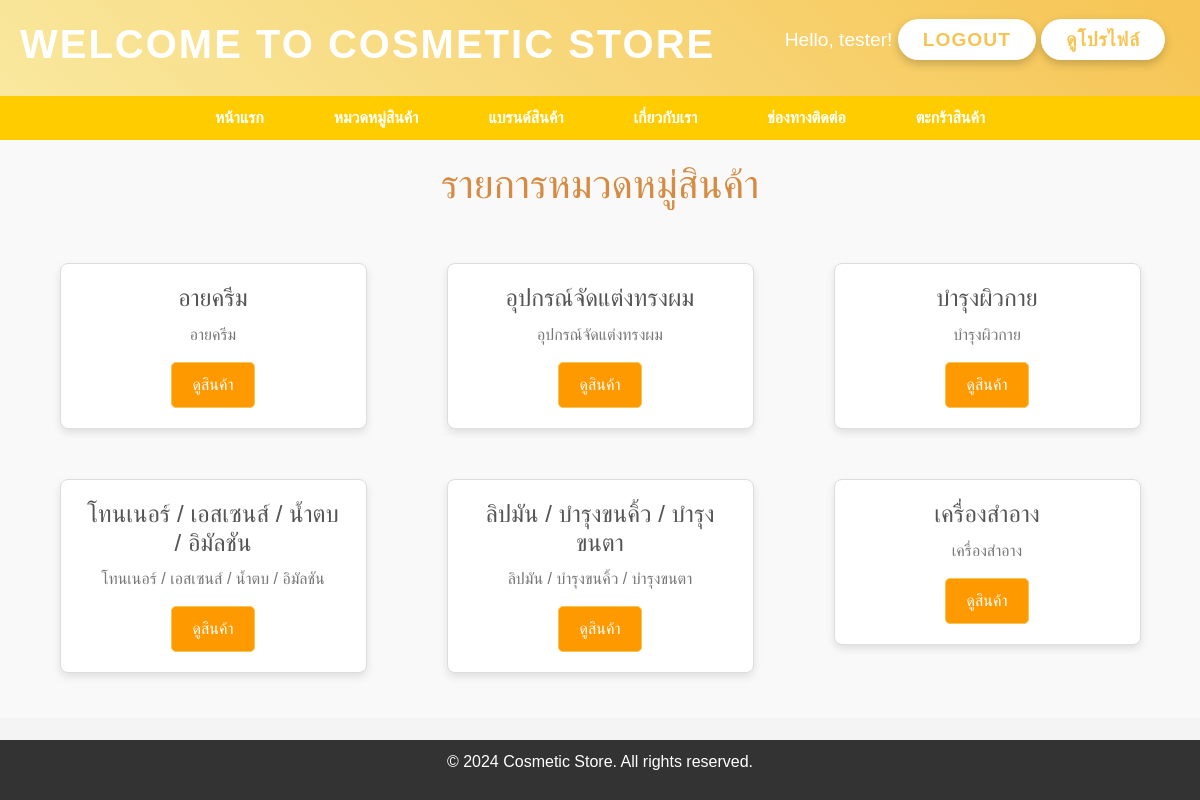
The app's page /categories.php (signed in) with its own data.
### tables this page shows
CREATE TABLE `categories` (
  `category_id` int(11) NOT NULL,
  `category_name` varchar(255) NOT NULL,
  `category_description` text DEFAULT NULL
);

### categories.php (the view, shortened to what this page needs)
<?php
require_once 'db_connect.php';
$sql = "SELECT * FROM Categories";
$result = mysqli_query($conn, $sql);
?>
<!DOCTYPE html>
<html lang="en">
<head>
    <link rel="stylesheet" href="https://stackpath.bootstrapcdn.com/bootstrap/4.5.2/css/bootstrap.min.css">
    <link rel="stylesheet" href="css/styles1.css?v=9999">
</head>
<body>
    <header class="main-header">
    <div class="container">
        <h1 class="store-title">Welcome to Cosmetic Store</h1>
        <div class="user-options">
            <?php if (isset($_SESSION['username'])): ?>
                <p class="user-greeting">Hello, <?php echo $_SESSION['username']; ?>!
                    <a href="logout.php" class="logout-btn">Logout</a>
                    <a href="profile.php" class="profile-btn">ดูโปรไฟล์</a>
                </p>
            <?php else: ?>
                <a href="login.php" class="login-btn">Login</a>
            <?php endif; ?>
        </div>
    </div>
    </header>
    <nav class="navbar">
        <ul>
            <li><a href="index.php">หน้าแรก</a></li>
            <li><a href="categories.php">หมวดหมู่สินค้า</a></li>
            <li><a href="brands.php">แบรนด์สินค้า</a></li>
            <li><a href="about.php">เกี่ยวกับเรา</a></li>
            <li><a href="contact.php">ช่องทางติดต่อ</a></li>
            <?php if (isset($_SESSION['username'])): ?>
                <li><a href="cart.php">ตะกร้าสินค้า</a></li>
            <?php endif; ?>
        </ul>
    </nav>
    <section class="categories">
        <h2>รายการหมวดหมู่สินค้า</h2>
        <div class="row">
            <?php
            if (mysqli_num_rows($result) > 0) {
                while ($row = mysqli_fetch_assoc($result)) {
                    $description = isset($row['category_description']) ? $row['category_description'] : 'ไม่มีคำอธิบาย';
                    $category_id = isset($row['category_id']) ? $row['category_id'] : null;
                    echo "<div class='col-md-4'>";
                    echo "<div class='card' style='margin: 10px;'>";
                    echo "<div class='card-body'>";
                    echo "<h5 class='card-title'>" . htmlspecialchars($row['category_name']) . "</h5>";
                    echo "<p class='card-text'>" . htmlspecialchars($description) . "</p>";
                    if ($category_id) {
                        echo "<a href='products.php?category_id=" . htmlspecialchars($category_id) . "' class='btn btn-primary'>ดูสินค้า</a>";
                    } else {
                        echo "<button class='btn btn-secondary' disabled>ไม่พบหมวดหมู่</button>";
                    }
                    echo "</div></div></div>";
                }
            } else {
                echo "<p>ไม่มีหมวดหมู่สินค้าในขณะนี้</p>";
            }
            ?>
        </div>
    </section>
    <br>
    <footer>
        <p>&copy; 2024 Cosmetic Store. All rights reserved.</p>
    </footer>
</body>
</html>

### css/styles1.css (style rules this page uses)
h2 { color: #d58b41; margin-bottom: 20px; }
h2 { text-align: center; }
body { font-family: Arial, sans-serif; background-color: #f4f4f4; margin: 0; padding: 0; }
.main-header { background: linear-gradient(45deg, #f9e89e, #f6c453); color: white; padding: 20px 0; box-shadow: 0 4px 10px rgba(0, 0, 0, 0.1); position: relative; }
.main-header .container { display: flex; justify-content: space-between; align-items: center; max-width: 1200px; margin: 0 auto; padding: 0 20px; }
.store-title { font-size: 2.5em; font-weight: bold; letter-spacing: 2px; text-transform: uppercase; }
.user-options { display: flex; align-items: center; }
.user-greeting { font-size: 1.2em; margin-right: 15px; }
.login-btn, .logout-btn, .profile-btn { background-color: #fff; color: #f6c453; padding: 10px 25px; border-radius: 30px; text-transform: uppercase; font-weight: bold; letter-spacing: 1px; box-shadow: 0 4px 10px rgba(0, 0, 0, 0.2); transition: all 0.3s ease; border: none; }
footer { background-color: #333; color: #fff; text-align: center; padding: 10px 0; position: fixed; bottom: 0; left: 0; right: 0; width: 100%; }
.navbar { display: flex; justify-content: center; align-items: center; background-color: #ffcc00; padding: 10px 0; }
.navbar ul { list-style-type: none; margin: 0; padding: 0; display: flex; }
.navbar ul li { margin: 0 15px; }
.navbar ul li a { text-decoration: none; color: white; font-weight: bold; padding: 10px 20px; }
.categories { padding: 20px; background-color: #f9f9f9; }
.categories h2 { text-align: center; font-size: 2.5em; margin-bottom: 30px; }
.card { border: 1px solid #ddd; border-radius: 8px; box-shadow: 0 4px 8px rgba(0, 0, 0, 0.1); transition: transform 0.3s ease-in-out; background-color: #fff; }
.card-body { padding: 20px; text-align: center; }
.card-title { font-size: 1.5rem; margin-bottom: 10px; color: #007bff; }
.card-text { font-size: 1rem; color: #555; margin-bottom: 15px; }
.btn-primary { background-color: #ff9900; border-color: #f6c453; color: #fff; padding: 10px 20px; font-size: 1rem; border-radius: 5px; transition: background-color 0.3s ease-in-out; }
@media (min-width: 768px) { .categories .row { display: flex; flex-wrap: wrap; justify-content: center; } }
@media (min-width: 768px) { .categories .col-md-4 { flex: 0 0 30%; max-width: 30%; margin: 15px; } }
.card-title { font-size: 1.5em; margin-bottom: 10px; color: #555; }
.card-text { font-size: 1em; color: #777; }
.row { display: flex; flex-wrap: wrap; justify-content: center; }

### records on screen
categories: category_name "อายครีม", category_description "อายครีม"
categories: category_name "อุปกรณ์จัดแต่งทรงผม", category_description "อุปกรณ์จัดแต่งทรงผม"
categories: category_name "บำรุงผิวกาย", category_description "บำรุงผิวกาย"
categories: category_name "โทนเนอร์ / เอสเซนส์ / น้ำตบ / อิมัลชัน", category_description "โทนเนอร์ / เอสเซนส์ / น้ำตบ / อิมัลชัน"
categories: category_name "ลิปมัน / บำรุงขนคิ้ว / บำรุงขนตา", category_description "ลิปมัน / บำรุงขนคิ้ว / บำรุงขนตา"
categories: category_name "เครื่องสำอาง", category_description "เครื่องสำอาง"

### other values on screen
$_SESSION['username'] "tester"
